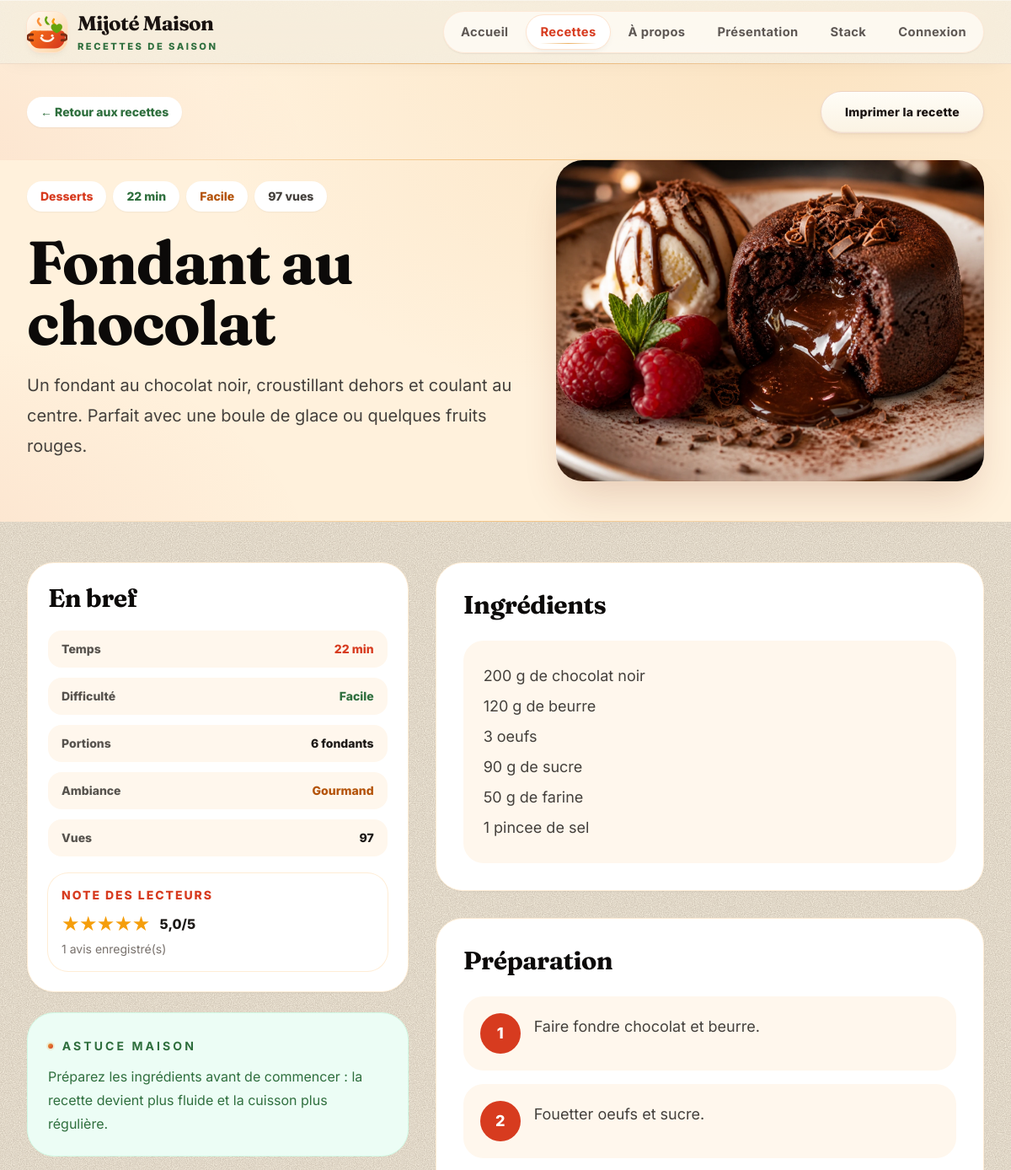
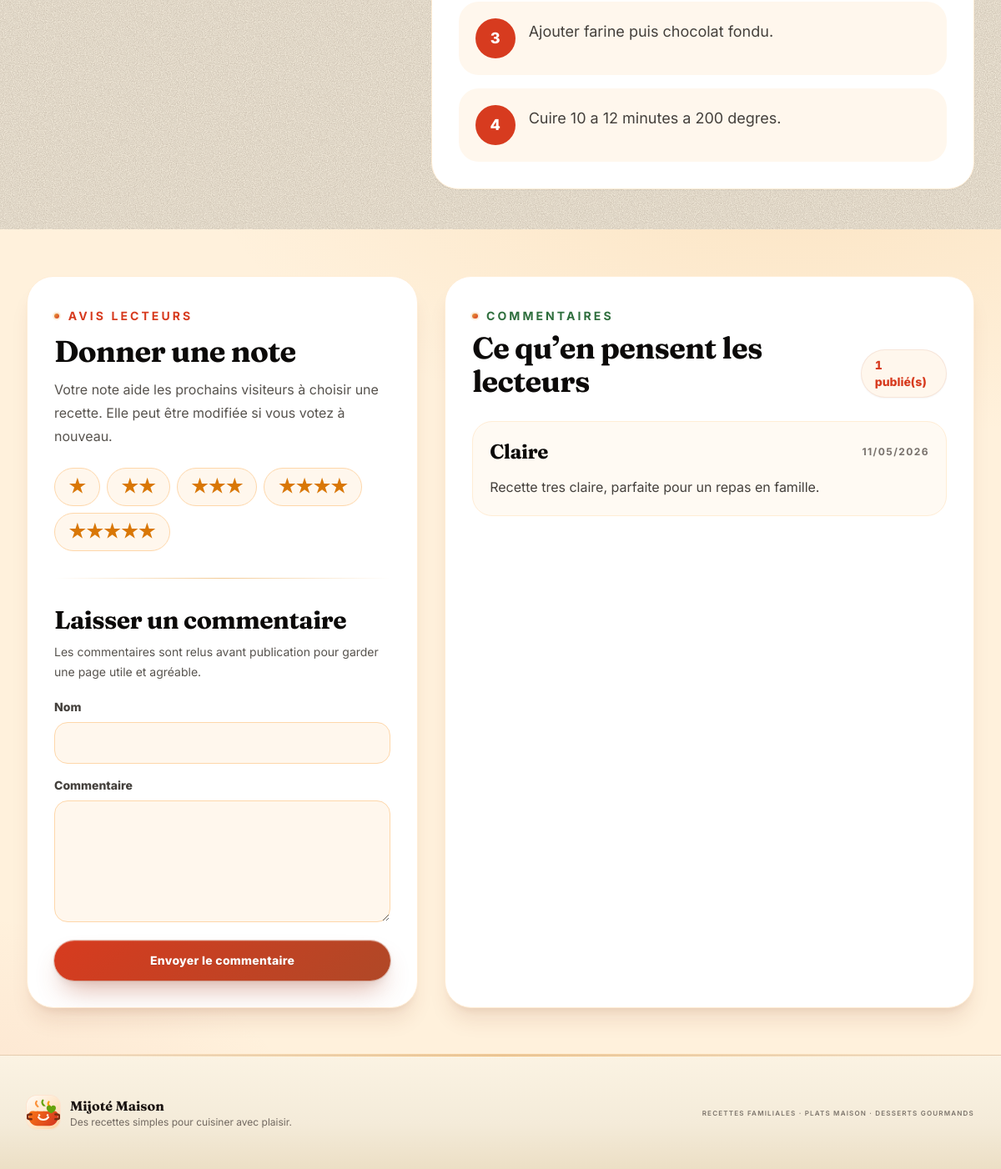
/recette/fondant-au-chocolat, run on the app's committed database (2 pictures, top to bottom).
### tables this page shows
CREATE TABLE IF NOT EXISTS recipes (
  id INT AUTO_INCREMENT PRIMARY KEY,
  title VARCHAR(150) NOT NULL,
  slug VARCHAR(180) NOT NULL UNIQUE,
  short_description VARCHAR(300) NOT NULL,
  description TEXT NOT NULL,
  ingredients TEXT NOT NULL,
  preparation_steps TEXT NOT NULL,
  image_path VARCHAR(255) NULL,
  category VARCHAR(40) NOT NULL DEFAULT 'plats',
  status ENUM('draft', 'published', 'archived') NOT NULL DEFAULT 'draft',
  published_at DATETIME NULL,
  view_count INT UNSIGNED NOT NULL DEFAULT 0,
  created_at DATETIME NOT NULL DEFAULT CURRENT_TIMESTAMP,
  updated_at DATETIME NOT NULL DEFAULT CURRENT_TIMESTAMP ON UPDATE CURRENT_TIMESTAMP,
  INDEX idx_recipes_slug (slug),
  INDEX idx_recipes_public (status, category, published_at)
);

CREATE TABLE IF NOT EXISTS recipe_comments (
  id INT AUTO_INCREMENT PRIMARY KEY,
  recipe_id INT NOT NULL,
  author_name VARCHAR(80) NOT NULL,
  content TEXT NOT NULL,
  status ENUM('pending', 'approved', 'rejected') NOT NULL DEFAULT 'pending',
  visitor_hash CHAR(64) NOT NULL,
  created_at DATETIME NOT NULL DEFAULT CURRENT_TIMESTAMP,
  updated_at DATETIME NOT NULL DEFAULT CURRENT_TIMESTAMP ON UPDATE CURRENT_TIMESTAMP,
  INDEX idx_recipe_comments_recipe_status (recipe_id, status, created_at),
  INDEX idx_recipe_comments_status (status, created_at),
  CONSTRAINT fk_recipe_comments_recipe FOREIGN KEY (recipe_id) REFERENCES recipes(id) ON DELETE CASCADE
);

### app/repositories/RecipeRepository.php (called while the page is built, shortened)
<?php
final class RecipeRepository
{
    public function findBySlug(string $slug): ?array
    {
        $stmt = $this->pdo->prepare("SELECT * FROM recipes WHERE slug = :slug AND status = 'published' LIMIT 1");
        $stmt->execute(['slug' => $slug]);
        $recipe = $stmt->fetch();
        return $recipe ?: null;
    }
}

### app/repositories/RecipeInteractionRepository.php (called while the page is built, shortened)
<?php
final class RecipeInteractionRepository
{
    public function ratingSummary(int $recipeId): array
    {
        $stmt = $this->pdo->prepare('SELECT ROUND(AVG(rating), 1) AS average_rating, COUNT(*) AS rating_count FROM recipe_ratings WHERE recipe_id = :recipe_id');
        $stmt->execute(['recipe_id' => $recipeId]);
        $summary = $stmt->fetch() ?: [];
        return [
            'average' => (float) ($summary['average_rating'] ?? 0),
            'count' => (int) ($summary['rating_count'] ?? 0),
        ];
    }
    public function userRating(int $recipeId, string $voterHash): ?int
    {
        $stmt = $this->pdo->prepare('SELECT rating FROM recipe_ratings WHERE recipe_id = :recipe_id AND voter_hash = :voter_hash LIMIT 1');
        $stmt->execute(['recipe_id' => $recipeId, 'voter_hash' => $voterHash]);
        $rating = $stmt->fetchColumn();
        return $rating === false ? null : (int) $rating;
    }
    public function approvedComments(int $recipeId): array
    {
        $stmt = $this->pdo->prepare(
            "SELECT * FROM recipe_comments
             WHERE recipe_id = :recipe_id AND status = 'approved'
             ORDER BY created_at DESC, id DESC"
        );
        $stmt->execute(['recipe_id' => $recipeId]);
        return $stmt->fetchAll();
    }
}

### public/recipe.php (the view, shortened to what this page needs)
<?php
require_once BASE_PATH . '/app/repositories/RecipeRepository.php';
require_once BASE_PATH . '/app/repositories/RecipeInteractionRepository.php';
$recipe = null;
$error = null;
$ratingSummary = ['average' => 0.0, 'count' => 0];
$userRating = null;
$comments = [];
try {
    $pdo = db();
    $repo = new RecipeRepository($pdo);
    $interactionRepo = new RecipeInteractionRepository($pdo);
    if (isset($_GET['id'])) {
        $recipe = $repo->find((int) $_GET['id']);
    } elseif (isset($_GET['slug'])) {
        $recipe = $repo->findBySlug((string) $_GET['slug']);
    }
    if ($recipe) {
        if (!is_post()) {
            $recipe['view_count'] = (int) ($recipe['view_count'] ?? 0) + 1;
        }
        $ratingSummary = $interactionRepo->ratingSummary((int) $recipe['id']);
        $userRating = $interactionRepo->userRating((int) $recipe['id'], public_actor_hash());
        $comments = $interactionRepo->approvedComments((int) $recipe['id']);
    }
} catch (Throwable $exception) {
    $error = 'Impossible de charger la recette pour le moment.';
}
$meta = $recipe ? recipe_public_meta($recipe['slug'] ?? null) : null;
?>
<section class="bg-[#fff1dc]">
    <div class="mx-auto flex max-w-7xl flex-wrap items-center justify-between gap-3 px-4 py-8 sm:px-6 lg:px-8">
        <a class="inline-flex items-center gap-2 rounded-full bg-white px-4 py-2 text-sm font-extrabold text-herb shadow-sm hover:text-tomato" href="/recettes">← Retour aux recettes</a>
        <?php if ($recipe): ?>
            <button class="btn-secondary print:hidden" type="button" data-print-recipe>Imprimer la recette</button>
        <?php endif; ?>
    </div>
</section>
<?php if ($error): ?>
    <section class="mx-auto max-w-5xl px-4 py-12 sm:px-6 lg:px-8">
        <div class="rounded-3xl border border-amber-200 bg-amber-50 p-5 text-amber-900"><?= e($error) ?></div>
    </section>
<?php else: ?>
    <article>
        <section class="bg-[#fff1dc] pb-12">
            <div class="mx-auto grid max-w-7xl gap-8 px-4 sm:px-6 lg:grid-cols-[1.08fr_.92fr] lg:items-center lg:px-8">
                <div>
                    <div class="flex flex-wrap gap-2 text-sm font-extrabold">
                        <span class="rounded-full bg-white px-4 py-2 text-tomato shadow-sm"><?= e(recipe_category_label($recipe['category'] ?? null)) ?></span>
                        <span class="rounded-full bg-white px-4 py-2 text-herb shadow-sm"><?= e($meta['time']) ?></span>
                        <span class="rounded-full bg-white px-4 py-2 text-amber-700 shadow-sm"><?= e($meta['level']) ?></span>
                        <span class="rounded-full bg-white px-4 py-2 text-stone-700 shadow-sm"><?= e((string) ($recipe['view_count'] ?? 0)) ?> vues</span>
                    </div>
                    <h1 class="mt-6 max-w-4xl font-serif text-5xl font-bold leading-tight text-stone-950 sm:text-7xl"><?= e($recipe['title']) ?></h1>
                    <p class="mt-5 max-w-2xl text-xl leading-9 text-stone-700"><?= e($recipe['description']) ?></p>
                </div>
                <img class="aspect-[4/3] w-full rounded-[2rem] object-cover shadow-2xl shadow-orange-900/20" src="<?= e(recipe_image_url($recipe['image_path'])) ?>" alt="">
            </div>
        </section>
        <section class="mx-auto max-w-7xl px-4 py-12 sm:px-6 lg:px-8">
            <div class="grid gap-8 lg:grid-cols-[.82fr_1.18fr]">
                <aside class="space-y-6">
                    <div class="rounded-[2rem] border border-orange-100 bg-white p-6 shadow-sm">
                        <h2 class="font-serif text-3xl font-bold text-stone-950">En bref</h2>
                        <dl class="mt-5 grid gap-3 text-sm">
                            <div class="flex items-center justify-between rounded-2xl bg-orange-50 px-4 py-3"><dt class="font-extrabold text-stone-600">Temps</dt><dd class="font-extrabold text-tomato"><?= e($meta['time']) ?></dd></div>
                            <div class="flex items-center justify-between rounded-2xl bg-orange-50 px-4 py-3"><dt class="font-extrabold text-stone-600">Difficulté</dt><dd class="font-extrabold text-herb"><?= e($meta['level']) ?></dd></div>
                            <div class="flex items-center justify-between rounded-2xl bg-orange-50 px-4 py-3"><dt class="font-extrabold text-stone-600">Portions</dt><dd class="font-extrabold text-stone-900"><?= e($meta['servings']) ?></dd></div>
                            <div class="flex items-center justify-between rounded-2xl bg-orange-50 px-4 py-3"><dt class="font-extrabold text-stone-600">Ambiance</dt><dd class="font-extrabold text-amber-700"><?= e($meta['season']) ?></dd></div>
                            <div class="flex items-center justify-between rounded-2xl bg-orange-50 px-4 py-3"><dt class="font-extrabold text-stone-600">Vues</dt><dd class="font-extrabold text-stone-900"><?= e((string) ($recipe['view_count'] ?? 0)) ?></dd></div>
                        </dl>
                        <div class="mt-5 rounded-3xl bg-white p-4 ring-1 ring-orange-100">
                            <p class="text-sm font-extrabold uppercase tracking-[0.14em] text-tomato">Note des lecteurs</p>
                            <div class="mt-2 flex items-center gap-3">
                                <?= render_stars((float) $ratingSummary['average'], 'text-2xl') ?>
                                <span class="font-extrabold text-stone-900"><?= e($ratingSummary['count'] > 0 ? number_format((float) $ratingSummary['average'], 1, ',', ' ') . '/5' : 'Aucune note') ?></span>
                            </div>
                            <p class="mt-1 text-sm text-stone-500"><?= e((string) $ratingSummary['count']) ?> avis enregistré(s)</p>
                        </div>
                    </div>
                    <div class="rounded-[2rem] border border-emerald-100 bg-emerald-50 p-6 text-herb">
                        <p class="text-sm font-extrabold uppercase tracking-[0.16em]">Astuce maison</p>
                        <p class="mt-3 leading-7">Préparez les ingrédients avant de commencer : la recette devient plus fluide et la cuisson plus régulière.</p>
                    </div>
                </aside>
                <div class="space-y-8">
                    <section class="rounded-[2rem] border border-orange-100 bg-white p-6 shadow-sm sm:p-8">
                        <h2 class="font-serif text-3xl font-bold text-stone-950">Ingrédients</h2>
                        <div class="mt-6 whitespace-pre-line rounded-3xl bg-orange-50 p-6 text-lg leading-9 text-stone-700"><?= e($recipe['ingredients']) ?></div>
                    </section>
                    <section class="rounded-[2rem] border border-orange-100 bg-white p-6 shadow-sm sm:p-8">
                        <h2 class="font-serif text-3xl font-bold text-stone-950">Préparation</h2>
                        <div class="mt-6 space-y-4">
                            <?php foreach (preg_split('/\R+/', (string) $recipe['preparation_steps']) as $index => $step): ?>
                                <div class="grid gap-4 rounded-3xl bg-[#fff7ed] p-5 sm:grid-cols-[3rem_1fr]">
                                    <span class="grid h-12 w-12 place-items-center rounded-full bg-tomato text-lg font-extrabold text-white"><?= e($index + 1) ?></span>
                                    <p class="text-lg leading-8 text-stone-700"><?= e($step) ?></p>
                                </div>
                            <?php endforeach; ?>
                        </div>
                    </section>
                </div>
            </div>
        </section>
        <section id="avis" class="bg-[#fff1dc] py-14">
            <div class="mx-auto grid max-w-7xl gap-8 px-4 sm:px-6 lg:grid-cols-[.85fr_1.15fr] lg:px-8">
                <aside class="rounded-[2rem] border border-orange-100 bg-white p-6 shadow-xl shadow-orange-900/10 sm:p-8">
                    <p class="text-sm font-extrabold uppercase tracking-[0.18em] text-tomato">Avis lecteurs</p>
                    <h2 class="mt-3 font-serif text-4xl font-bold text-stone-950">Donner une note</h2>
                    <p class="mt-3 leading-7 text-stone-600">Votre note aide les prochains visiteurs à choisir une recette. Elle peut être modifiée si vous votez à nouveau.</p>
                    <form class="mt-6 grid gap-4" method="post" action="<?= e(recipe_url((string) $recipe['slug'])) ?>#avis">
                        <div class="flex flex-wrap gap-2" role="group" aria-label="Noter la recette">
                            <?php for ($i = 1; $i <= 5; $i++): ?>
                                <button class="rounded-full border <?= $userRating === $i ? 'border-amber-500 bg-amber-400 text-stone-950' : 'border-orange-200 bg-orange-50 text-amber-600' ?> px-4 py-2 text-xl font-black transition hover:border-amber-500 hover:bg-amber-100" type="submit" name="rating" value="<?= e($i) ?>" aria-label="Noter <?= e($i) ?> sur 5">
                                    <?= str_repeat('★', $i) ?>
                                </button>
                            <?php endfor; ?>
                        </div>
                    </form>
                    <hr class="my-8 border-orange-100">
                    <h3 class="font-serif text-3xl font-bold text-stone-950">Laisser un commentaire</h3>
                    <p class="mt-2 text-sm leading-6 text-stone-600">Les commentaires sont relus avant publication pour garder une page utile et agréable.</p>
                    <form class="mt-5 grid gap-4" method="post" action="<?= e(recipe_url((string) $recipe['slug'])) ?>#avis">
                        <div>
                            <label class="mb-2 block text-sm font-extrabold text-stone-700" for="author_name">Nom</label>
                            <input class="w-full rounded-2xl border border-orange-200 bg-orange-50 px-4 py-3 text-stone-900 outline-none transition focus:border-tomato focus:ring-4 focus:ring-orange-200" id="author_name" name="author_name" maxlength="80" required>
                        </div>
                        <div>
                            <label class="mb-2 block text-sm font-extrabold text-stone-700" for="content">Commentaire</label>
                            <textarea class="w-full rounded-2xl border border-orange-200 bg-orange-50 px-4 py-3 text-stone-900 outline-none transition focus:border-tomato focus:ring-4 focus:ring-orange-200" id="content" name="content" rows="5" maxlength="800" required></textarea>
                        </div>
                        <button class="btn-primary" type="submit">Envoyer le commentaire</button>
                    </form>
                </aside>
                <div class="rounded-[2rem] border border-orange-100 bg-white p-6 shadow-xl shadow-orange-900/10 sm:p-8">
                    <div class="flex flex-col gap-2 sm:flex-row sm:items-end sm:justify-between">
                        <div>
                            <p class="text-sm font-extrabold uppercase tracking-[0.18em] text-herb">Commentaires</p>
                            <h2 class="mt-2 font-serif text-4xl font-bold text-stone-950">Ce qu’en pensent les lecteurs</h2>
                        </div>
                        <span class="rounded-full bg-orange-50 px-4 py-2 text-sm font-extrabold text-tomato"><?= e((string) count($comments)) ?> publié(s)</span>
                    </div>
                    <div class="mt-7 space-y-4">
                        <?php foreach ($comments as $comment): ?>
                            <article class="rounded-3xl border border-orange-100 bg-[#fffaf3] p-5">
                                <div class="flex flex-wrap items-center justify-between gap-3">
                                    <h3 class="font-serif text-2xl font-bold text-stone-950"><?= e($comment['author_name']) ?></h3>
                                    <time class="text-xs font-bold uppercase tracking-[0.12em] text-stone-500" datetime="<?= e($comment['created_at']) ?>"><?= e(date('d/m/Y', strtotime((string) $comment['created_at']))) ?></time>
                                </div>
                                <p class="mt-3 whitespace-pre-line leading-7 text-stone-700"><?= e($comment['content']) ?></p>
                            </article>
                        <?php endforeach; ?>
                    </div>
                </div>
            </div>
        </section>
    </article>
<?php endif; ?>

### data on the page
recipes: category "Desserts", slug "22 min", slug "Facile", title "Fondant au chocolat", description "Un fondant au chocolat noir, croustillant dehors et coulant au centre. Parfait avec une boule de glace ou quelques fruits rouges.", image_path (picture), slug "6 fondants", slug "Gourmand", ingredients "200 g de chocolat noir 120 g de beurre 3 oeufs 90 g de sucre 50 g de farine 1 pincee de sel", preparation_steps "Faire fondre chocolat et beurre.", preparation_steps "Fouetter oeufs et sucre.", preparation_steps "Ajouter farine puis chocolat fondu.", preparation_steps "Cuire 10 a 12 minutes a 200 degres."
recipe_comments: author_name "Claire", created_at "11/05/2026", content "Recette tres claire, parfaite pour un repas en famille."

### other printed values
$label "Accueil Recettes À propos Présentation Stack Connexion"
$recipe['view_count'] "97"
render_stars((float) $ratingSummary['average'], 'text-2xl') "★★★★★"
$ratingSummary['count'] "1"
str_repeat('★', $i) "★"
str_repeat('★', $i) "★★"
str_repeat('★', $i) "★★★"
str_repeat('★', $i) "★★★★"
str_repeat('★', $i) "★★★★★"
count($comments) "1"
